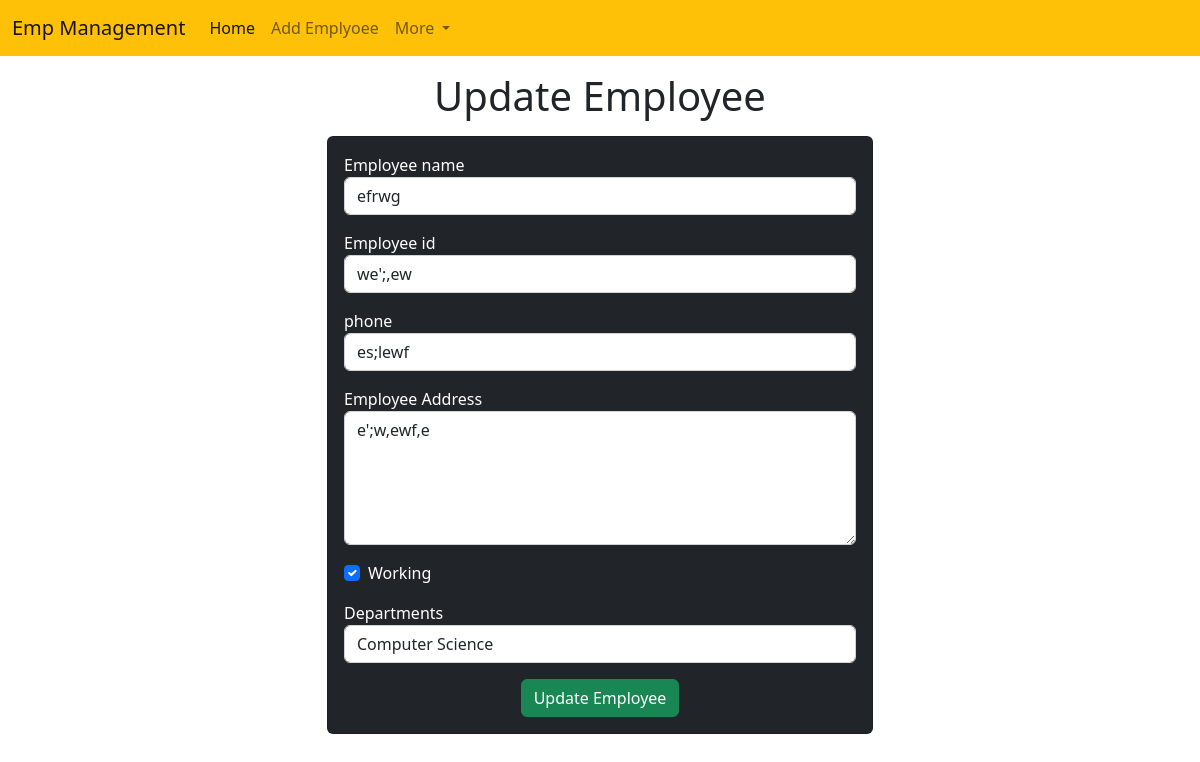
/emp/update-emp/1, run on the app's committed database.
### emp/models.py (models this page shows, shortened)
class Emp(models.Model):
    name=models.CharField(max_length=200)
    emp_id=models.CharField(max_length=200)
    phone=models.CharField(max_length=10)
    address=models.CharField(max_length=150)
    working=models.BooleanField(default=True)
    department=models.CharField(max_length=10)

### emp/views.py (the view)
# urls.py: path("update-emp/<int:emp_id>",update_emp),
def update_emp(request,emp_id):
    emp=Emp.objects.get(pk=emp_id)
    return render(request, "emp/update_emp.html",{
        'emp':emp
    })

### templates/emp/update_emp.html (shortened to what this page needs)
<!DOCTYPE html>
<html lang="en">
  <head>
    <link
      href="https://cdn.jsdelivr.net/npm/bootstrap@5.2.0-beta1/dist/css/bootstrap.min.css"
      rel="stylesheet"
    />
  </head>
  <body>
    {% include 'emp/navbar.html' %}
    <h1 class="text-center my-3">Update Employee</h1>
    <div class="container">
      <div class="row">
        <div class="col-md-6 offset-md-3">
          <div class="card bg-dark text-white">
            <div class="card-body">
              <form action="/emp/do-update-emp/{{emp.id}}" method="POST">
                <div class="mb-3">
                  <label for="name">Employee name</label>
                  <input
                    id="name"
                    type="text"
                    class="form-control"
                    placeholder="Enter emp name"
                    name="emp_name"
                    value="{{emp.name}}"
                  />
                </div>
                <div class="mb-3">
                  <label for="id">Employee id</label>
                  <input
                    id="id"
                    type="text"
                    class="form-control"
                    placeholder="Enter emp id"
                    name="emp_id"
                    value="{{emp.emp_id}}"
                  />
                </div>
                <div class="mb-3">
                  <label for="phone">phone</label>
                  <input
                    id="phone"
                    type="text"
                    class="form-control"
                    placeholder="Enter emp phone"
                    name="emp_phone"
                    value="{{emp.phone}}"
                  />
                </div>
                <div class="mb-3">
                  <label for="address">Employee Address</label>
                  <textarea
                    name="emp_address"
                    id="address"
                    rows="5"
                    class="form-control"
                  >{{emp.address}}</textarea>
                </div>
                <div class="mb-3 form-check">
                  <label for="working">Working</label>
                  <input {% if emp.working %} checked {% endif %} id="working" name="emp_working" type="checkbox" class="form-check-input">
                </div>
                <div class="mb-3 ">
                  <label for="department">Departments</label>
                  <select value="{{emp.department}}" name="emp_department" id="department" class="form-control">
                      <option value="CSE">Computer Science</option>
                  </select>
                </div>
                <div class="container text-center">
                    <button class="btn btn-success">
                        Update Employee
                    </button>
                </div>
              </form>
            </div>
          </div>
        </div>
      </div>
    </div>
  </body>
</html>

### data on the page
Emp: emp_name "efrwg", emp_id "we';,ew", emp_phone "es;lewf", emp_address "e';w,ewf,e", working "☑", emp_department "Computer Science"
